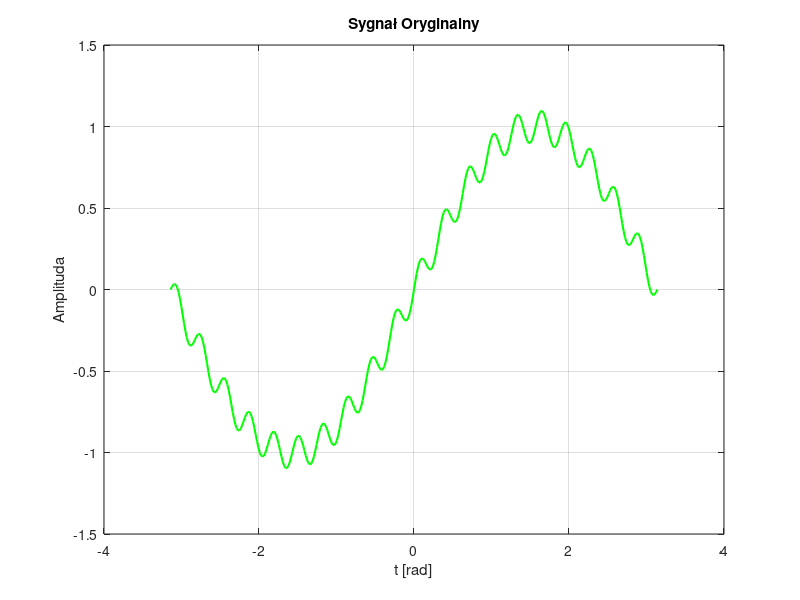
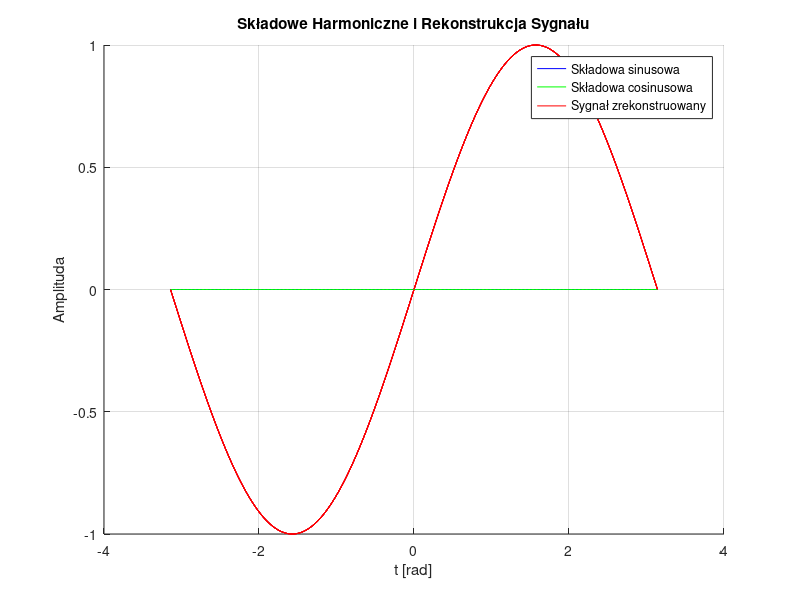
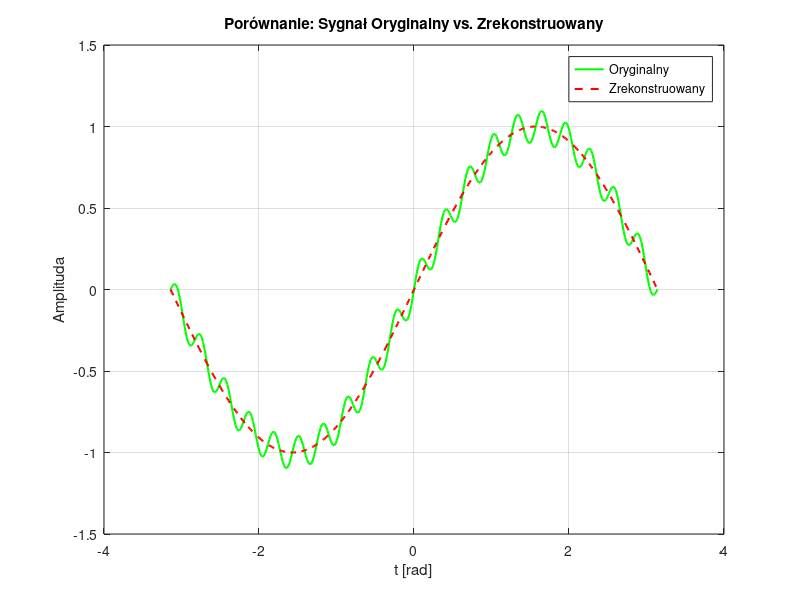
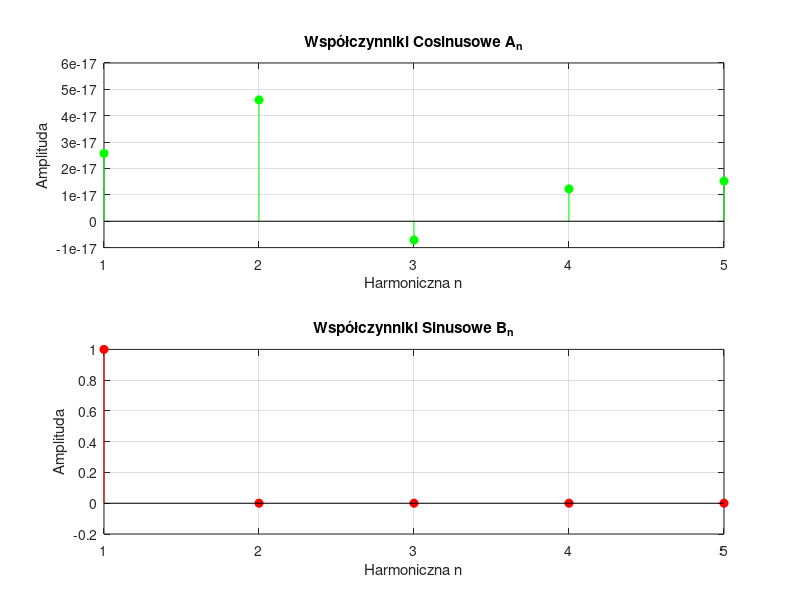

The MATLAB script that drew these images, in order:
%% Fourier Series Decomposition
% ============================================
close all; clear all; clc;  % Inicjalizacja – zamknięcie okien, czyszczenie pamięci

% Parametry bazowe
roz = 5;                   % Liczba harmonicznych
a = -180:1:180;            % Zakres kątów w stopniach
t = a * pi / 180;          % Konwersja do radianów
Tmax = t(end) - t(1);      % Długość okresu
krok = t(2) - t(1);        % Wielkość kroku

% Generowanie funkcji wejściowej – tworzenie sygnału do analizy
% Można wybrać jedną z poniższych funkcji testowych:
y = sin(t) + 0.1*sin(20*t);              % Sygnał złożony z sinusów
% y = (t > 0)*2 - 1;                     % Funkcja skok jednostkowy
% y = t;                                 % Funkcja liniowa
% y = sin(t)+0.2*cos(5*t)+0.1*sin(10*t); % Złożony sygnał harmoniczny

% Wyświetlenie oryginalnego sygnału
figure;
plot(t, y, 'g', 'LineWidth', 1.5);
title('Sygnał Oryginalny');
xlabel('t [rad]');
ylabel('Amplituda');
grid on;

%% Rozkład na harmoniczne – obliczanie współczynników Fouriera
% ============================================
Ao = (1/Tmax) * sum(y .* krok);  % Składowa stała (DC)
A = zeros(roz, 1);               % Inicjalizacja tablicy współczynników cosinusowych
B = zeros(roz, 1);               % Inicjalizacja tablicy współczynników sinusowych

% Obliczanie współczynników dla każdej harmonicznej
for j = 1:roz
    ac = 0; bs = 0;
    for i = 1:length(t)
        ac = ac + krok * (2/Tmax) * y(i) * cos(j * 2*pi/Tmax * t(i));
        bs = bs + krok * (2/Tmax) * y(i) * sin(j * 2*pi/Tmax * t(i));
    end
    A(j) = ac;  % Współczynnik cosinusowy dla j-tej harmonicznej
    B(j) = bs;  % Współczynnik sinusowy dla j-tej harmonicznej
end

%% Sumowanie składowych – rekonstrukcja funkcji
% ============================================
Skc = zeros(roz, length(t));  % Inicjalizacja tablicy dla składowych cosinusowych
Sks = zeros(roz, length(t));  % Inicjalizacja tablicy dla składowych sinusowych

% Obliczanie składowych harmonicznych
for i = 1:roz
    Skc(i,:) = A(i) * cos(i * 2*pi/Tmax * t);  % Składowa cosinusowa
    Sks(i,:) = B(i) * sin(i * 2*pi/Tmax * t);  % Składowa sinusowa
end

% Inicjalizacja zrekonstruowanego sygnału ze składową stałą
W = zeros(1, length(t)) + Ao / 2;

%% Wizualizacja wyników - Sumowanie i prezentacja graficzna
figure;
hold on;
for i = 1:roz
    W = W + Skc(i,:) + Sks(i,:);  % Dodawanie kolejnych harmonicznych
    plot(t, Sks(i,:), 'b', t, Skc(i,:), 'g', t, W, 'r');
end
title('Składowe Harmoniczne i Rekonstrukcja Sygnału');
xlabel('t [rad]');
ylabel('Amplituda');
grid on;
legend('Składowa sinusowa', 'Składowa cosinusowa', 'Sygnał zrekonstruowany');
hold off;

% Wykres końcowego zrekonstruowanego sygnału
figure;
plot(t, y, 'g', 'LineWidth', 1.5);
hold on;
plot(t, W, 'r--', 'LineWidth', 1.5);
title('Porównanie: Sygnał Oryginalny vs. Zrekonstruowany');
xlabel('t [rad]');
ylabel('Amplituda');
legend('Oryginalny', 'Zrekonstruowany');
grid on;
hold off;

% Wyświetlenie współczynników
figure;
subplot(2,1,1);
% Wykres współczynników cosinusowych
stem(1:roz, A, 'g', 'filled');
title('Współczynniki Cosinusowe A_n');
xlabel('Harmoniczna n');
ylabel('Amplituda');
grid on;

subplot(2,1,2);
% Wykres współczynników sinusowych
stem(1:roz, B, 'r', 'filled');
title('Współczynniki Sinusowe B_n');
xlabel('Harmoniczna n');
ylabel('Amplituda');
grid on;


%% Optional: Magnitude Spectrum
figure;
% stem(1:roz, sqrt(A.^2 + B.^2), 'k', 'filled');
plot(1:roz, sqrt(A.^2 + B.^2), 'r')
title('Widmo aplitudowe |C_n|');
xlabel('Harmonic n');